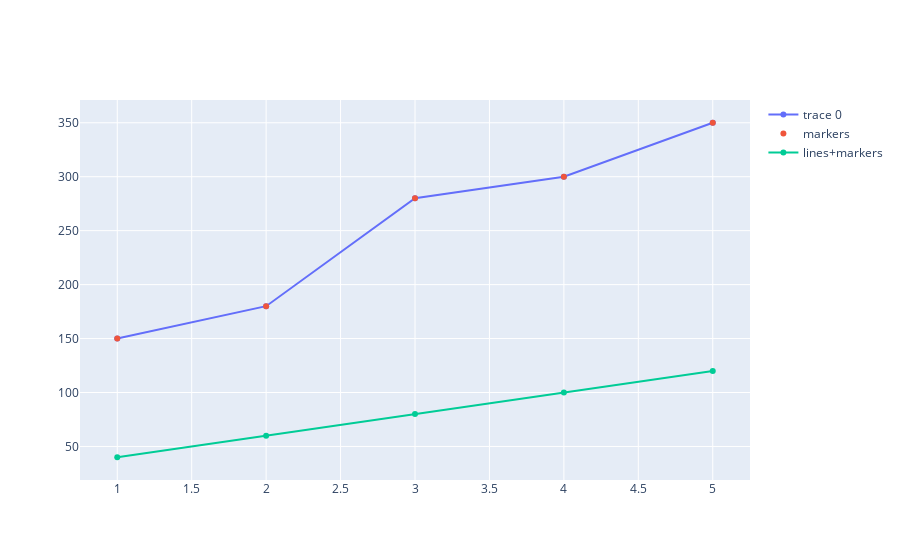

Source (notebook cell):
### Code cell
# Second Iteration better
house_price_base = np.array([40, 60, 80, 100, 120])
rooms_base = np.array([1, 2, 3, 4, 5])

house_price = np.array([150, 180, 280, 300, 350])
rooms = np.array([1, 2, 3, 4, 5])

import plotly.graph_objects as go
import numpy as np

fig = go.Figure(data=go.Scatter(x=rooms, y=house_price, mode='lines+markers'))
fig = go.Figure(data=go.Scatter(x=rooms, y=house_price, mode='lines+markers'))

fig.add_trace(go.Scatter(x=rooms, y=house_price,
                    mode='markers',
                    name='markers'))
fig.add_trace(go.Scatter(x=rooms_base, y=house_price_base,
                    mode='lines+markers',
                    name='lines+markers'))

fig.show()

### Figure 1 — Plotly figure (JSON) as saved in the notebook; plotly's stock layout.template omitted (floating-point values rounded to 4 significant figures)
{"data": [{"mode": "lines+markers", "type": "scatter", "x": [1, 2, 3, 4, 5], "y": [150, 180, 280, 300, 350]}, {"mode": "markers", "name": "markers", "type": "scatter", "x": [1, 2, 3, 4, 5], "y": [150, 180, 280, 300, 350]}, {"mode": "lines+markers", "name": "lines+markers", "type": "scatter", "x": [1, 2, 3, 4, 5], "y": [40, 60, 80, 100, 120]}], "layout": {}}
